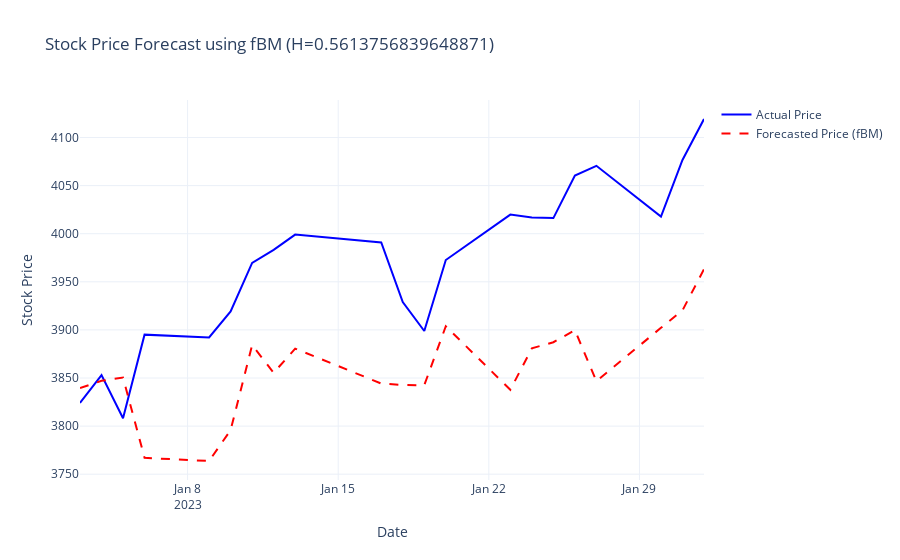

The code cell stored with this chart in its notebook:
### Code cell
from stochastic.processes.continuous import FractionalBrownianMotion
import numpy as np
import random
import plotly.graph_objects as go

def simulate_fbm_prices(train_data, test_data, H):
    """
    Simulate future stock prices using a geometric fractional Brownian motion model.
    
    Parameters:
        train_data (DataFrame): Training data containing columns 'price' and 'log_returns'.
        test_data (DataFrame): Testing data (used to determine the forecast horizon).
        H (float): Hurst exponent for the fBM model.
    
    Returns:
        np.ndarray: Array of simulated future prices.
    """
    # Set a fixed seed for reproducibility
    random.seed(42)
    np.random.seed(42)
    
    # Calculate drift (μ) and volatility (σ) from training log returns
    mu = train_data["log_returns"].mean()
    sigma = train_data["log_returns"].std()

    # Define Fractional Brownian Motion (fBM) model
    n_days = len(test_data)
    fbm = FractionalBrownianMotion(hurst=H, t=n_days - 1)
    fbm_values = fbm.sample(n=n_days - 1)
    
    # Use the last known price from training data as the starting point
    S0 = train_data['price'].iloc[-1]
    simulated_prices = S0 * np.exp(mu * np.arange(n_days) + sigma * fbm_values)
    
    return simulated_prices

def plot_actual_vs_simulated(test_data, simulated_prices, H):
    """
    Create an interactive Plotly plot comparing the actual prices with simulated prices.
    
    Parameters:
        test_data (DataFrame): DataFrame containing the actual price data with its index as dates.
        simulated_prices (np.ndarray): Array of simulated prices.
        H (float): Hurst exponent used in the simulation (for plot title).
    """
    # Create a Plotly figure
    fig = go.Figure()

    # Add actual price trace
    fig.add_trace(go.Scatter(
        x=test_data.index,
        y=test_data["price"],
        mode='lines',
        name='Actual Price',
        line=dict(color='blue')
    ))

    # Add simulated (forecasted) price trace
    fig.add_trace(go.Scatter(
        x=test_data.index,
        y=simulated_prices,
        mode='lines',
        name='Forecasted Price (fBM)',
        line=dict(color='red', dash='dash')
    ))

    # Update layout of the plot
    fig.update_layout(
        title=f"Stock Price Forecast using fBM (H={H})",
        xaxis_title="Date",
        yaxis_title="Stock Price",
        template="plotly_white"
    )
    
    # Display the plot
    fig.show()

# Example usage:
simulated_prices = simulate_fbm_prices(SNP_training_df, SNP_testing_df, SNP_hurst_est)
plot_actual_vs_simulated(SNP_testing_df, simulated_prices, SNP_hurst_est)

### Figure 1 — Plotly figure (JSON) as saved in the notebook; plotly's stock layout.template omitted (floating-point values rounded to 4 significant figures)
{"data": [{"line": {"color": "blue"}, "mode": "lines", "name": "Actual Price", "type": "scatter", "x": ["2023-01-03T00:00:00", "2023-01-04T00:00:00", "2023-01-05T00:00:00", "2023-01-06T00:00:00", "2023-01-09T00:00:00", "2023-01-10T00:00:00", "2023-01-11T00:00:00", "2023-01-12T00:00:00", "2023-01-13T00:00:00", "2023-01-17T00:00:00", "2023-01-18T00:00:00", "2023-01-19T00:00:00", "2023-01-20T00:00:00", "2023-01-23T00:00:00", "2023-01-24T00:00:00", "2023-01-25T00:00:00", "2023-01-26T00:00:00", "2023-01-27T00:00:00", "2023-01-30T00:00:00", "2023-01-31T00:00:00", "2023-02-01T00:00:00"], "y": [3824.0, 3853.0, 3808.0, 3895.0, 3892.0, 3919.0, 3970.0, 3983.0, 3999.0, 3991.0, 3929.0, 3899.0, 3973.0, 4020.0, 4017.0, 4016.0, 4060.0, 4071.0, 4018.0, 4077.0, 4119.0]}, {"line": {"color": "red", "dash": "dash"}, "mode": "lines", "name": "Forecasted Price (fBM)", "type": "scatter", "x": ["2023-01-03T00:00:00", "2023-01-04T00:00:00", "2023-01-05T00:00:00", "2023-01-06T00:00:00", "2023-01-09T00:00:00", "2023-01-10T00:00:00", "2023-01-11T00:00:00", "2023-01-12T00:00:00", "2023-01-13T00:00:00", "2023-01-17T00:00:00", "2023-01-18T00:00:00", "2023-01-19T00:00:00", "2023-01-20T00:00:00", "2023-01-23T00:00:00", "2023-01-24T00:00:00", "2023-01-25T00:00:00", "2023-01-26T00:00:00", "2023-01-27T00:00:00", "2023-01-30T00:00:00", "2023-01-31T00:00:00", "2023-02-01T00:00:00"], "y": [3840.0, 3847.0, 3850.0, 3767.0, 3764.0, 3796.0, 3884.0, 3855.0, 3881.0, 3844.0, 3843.0, 3842.0, 3904.0, 3838.0, 3881.0, 3887.0, 3900.0, 3847.0, 3902.0, 3920.0, 3963.0]}], "layout": {"title": {"text": "Stock Price Forecast using fBM (H=0.5613756839648871)"}, "xaxis": {"title": {"text": "Date"}}, "yaxis": {"title": {"text": "Stock Price"}}}}
